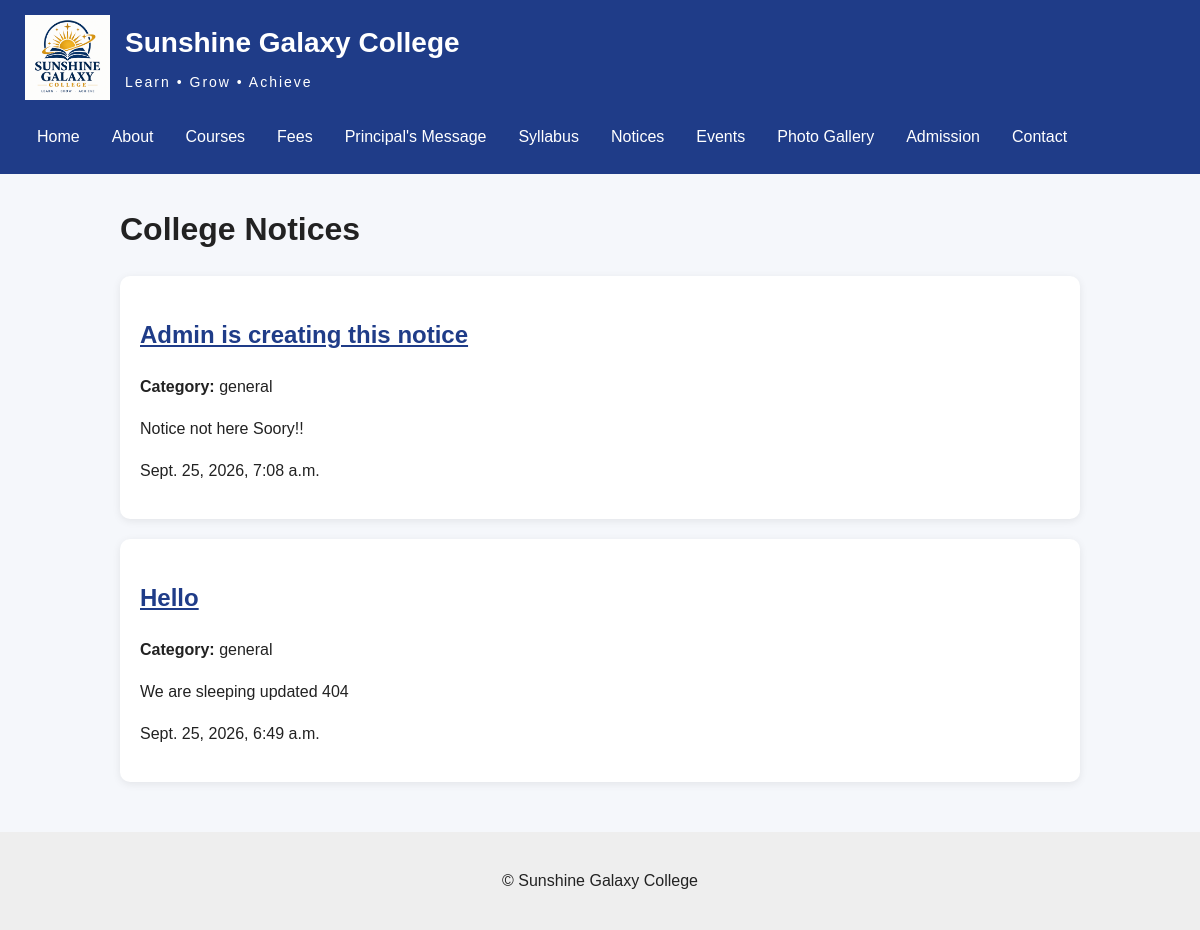
The app's page /notices/, older data.
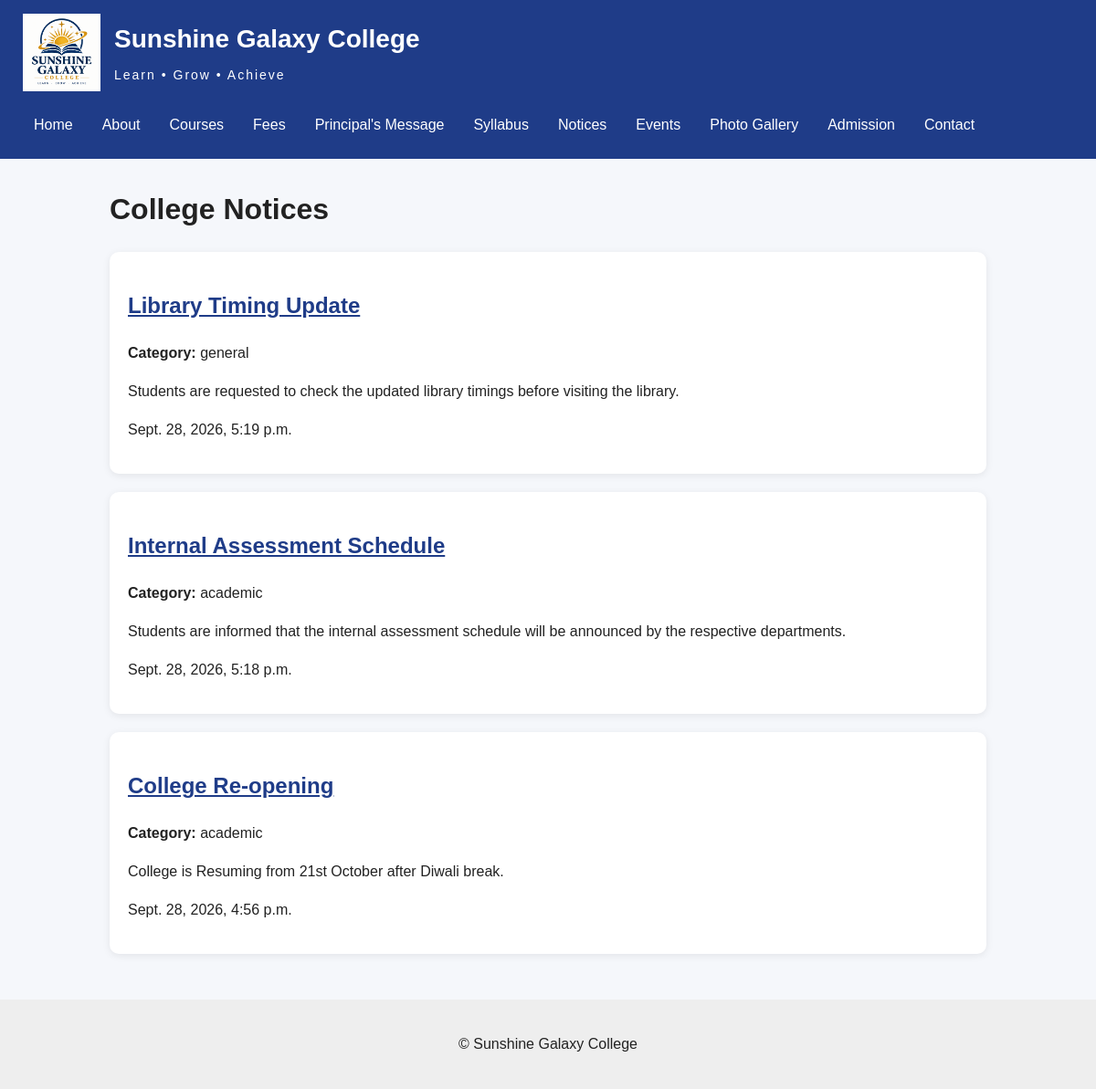
The same page, newer data.
### portal/models.py (models this page shows, shortened)
class Notice(models.Model):
    CATEGORY_CHOICES = [
        ("academic", "Academic"),
        ("examination", "Examination"),
        ("admission", "Admission"),
        ("event", "Event"),
        ("general", "General"),
    ]
    title = models.CharField(max_length=200)
    content = models.TextField()
    category = models.CharField(
        max_length=20,
        choices=CATEGORY_CHOICES,
        default="general"
    )
    published_date = models.DateTimeField(auto_now_add=True)
    is_active = models.BooleanField(default=True)
    class Meta:
        ordering = ["-published_date"]

### portal/views.py (the view)
# urls.py: path("notices/", views.NoticeListView.as_view(), name="notice_list"),
class NoticeListView(ListView):
    model = Notice
    template_name = "portal/notices.html"
    context_object_name = "notices"

### Templates/portal/notices.html (shortened to what this page needs)
{% extends "base.html" %}
{% block content %}
<h1>College Notices</h1>
{% for notice in notices %}
<div class="notice-card">
    <h2>
        <a href="{% url 'notice_detail' notice.pk %}">
            {{ notice.title }}
        </a>
    </h2>
    <p>
        <strong>Category:</strong>
        {{ notice.category }}
    </p>
    <p>
        {{ notice.content|truncatewords:20 }}
    </p>
    <p>
        {{ notice.published_date }}
    </p>
</div>
{% empty %}
<p>No notices available.</p>
{% endfor %}
{% endblock %}

Row changes from the older to the newer data that the page shows:
removed Notice: title "Admin is creating this notice", category "general", content "Notice not here Soory!!", published_date "Sept. 25, 2026, 7:08 a.m."
removed Notice: title "Hello", category "general", content "We are sleeping updated 404", published_date "Sept. 25, 2026, 6:49 a.m."
added Notice: title "Library Timing Update", category "general", content "Students are requested to check the updated library timings before visiting the library.", published_date "Sept. 28, 2026, 5:19 p.m."
added Notice: title "Internal Assessment Schedule", category "academic", content "Students are informed that the internal assessment schedule will be announced by the respective departments.", published_date "Sept. 28, 2026, 5:18 p.m."
added Notice: title "College Re-opening", category "academic", content "College is Resuming from 21st October after Diwali break.", published_date "Sept. 28, 2026, 4:56 p.m."
